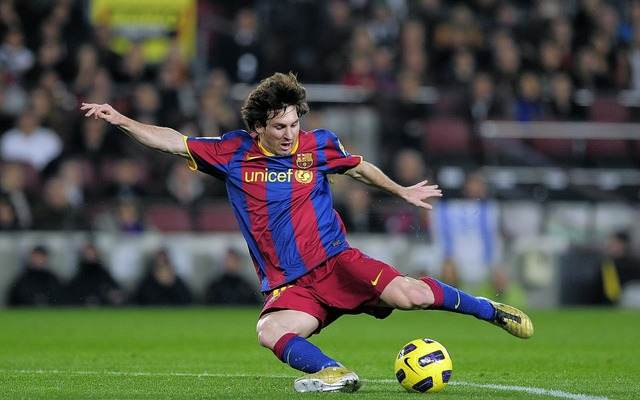
#> input picture images/messi5.jpg, 640 x 400 px
$ jupyter execute Geometric_Transformations_of_Images.ipynb
#> lines starting #> are read from the running program, lines starting #| are printed output that depends on the picture
Import libraries

[cell 1]
import numpy as np
import cv2 as cv
from matplotlib import pyplot as plt

Translation

[cell 2]
img = cv.imread('../images/messi5.jpg', cv.IMREAD_GRAYSCALE)
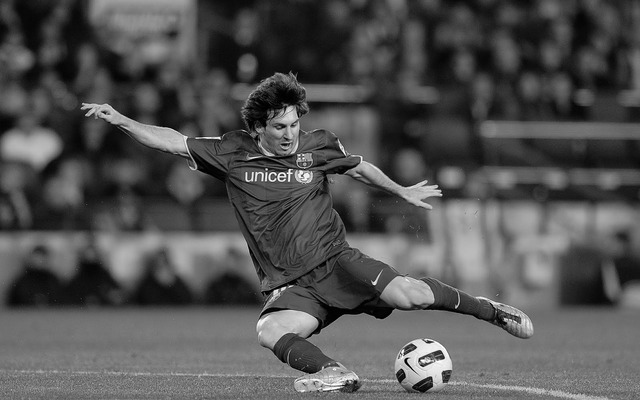
#> img: shape (400, 640); min 0, max 255, mean 82.3
assert img is not None, "file could not be read, check with os.path.exists()"
rows,cols = img.shape
#> rows = 400; cols = 640
M = np.float32([[1,0,100],[0,1,50]])
dst = cv.warpAffine(img,M,(cols,rows))
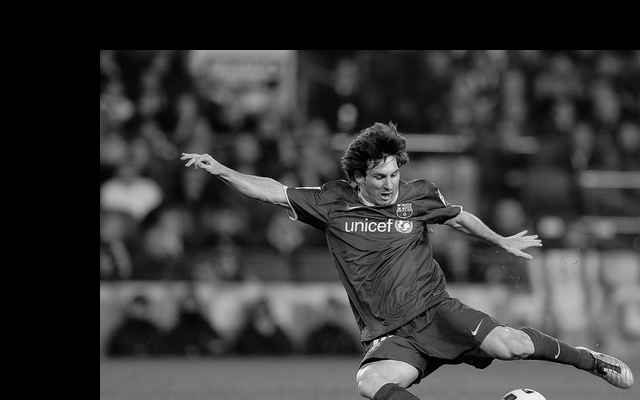
#> dst: shape (400, 640); min 0, max 255, mean 56.9
plt.subplot(121),plt.axis('off'),plt.imshow(cv.cvtColor(img, cv.COLOR_BGR2RGB)),plt.title('original')
plt.subplot(122),plt.axis('off'),plt.imshow(cv.cvtColor(dst, cv.COLOR_BGR2RGB)),plt.title('translated')
plt.show()
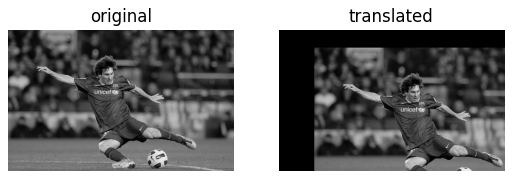
#> figure drawn by matplotlib, 2 panels

Rotation

[cell 3]
img = cv.imread('../images/messi5.jpg', cv.IMREAD_GRAYSCALE)
assert img is not None, "file could not be read, check with os.path.exists()"
rows,cols = img.shape
# cols-1 and rows-1 are the coordinate limits.
M = cv.getRotationMatrix2D(((cols-1)/2.0,(rows-1)/2.0),90,1)
dst = cv.warpAffine(img,M,(cols,rows))
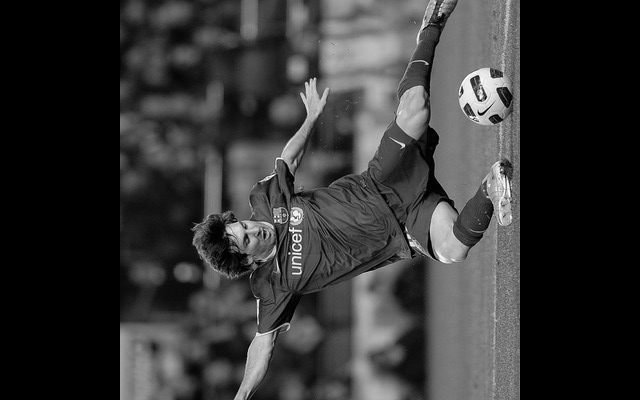
#> dst: shape (400, 640); min 0, max 255, mean 53
plt.subplot(121),plt.axis('off'),plt.imshow(cv.cvtColor(img, cv.COLOR_BGR2RGB)),plt.title('original')
plt.subplot(122),plt.axis('off'),plt.imshow(cv.cvtColor(dst, cv.COLOR_BGR2RGB)),plt.title('rotated')
plt.show()
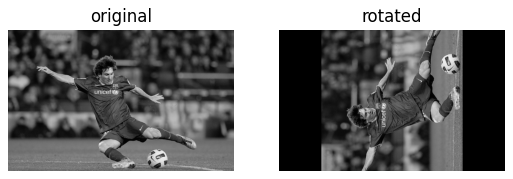
#> figure drawn by matplotlib, 2 panels

Affine Transformation

[cell 4]
img = cv.imread('../images/drawing.jpg')
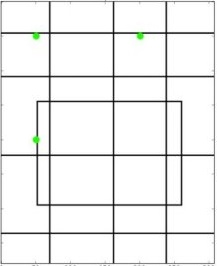
#> input picture images/drawing.jpg, 217 x 266 px
#> img is the input picture: shape (266, 217, 3); mean B, G, R 238.8, 239.3, 238.9
assert img is not None, "file could not be read, check with os.path.exists()"
rows,cols,ch = img.shape
#> rows = 266; cols = 217; ch = 3
pts1 = np.float32([[50,50],[200,50],[50,200]])
pts2 = np.float32([[100,100],[200,50],[100,150]])
M = cv.getAffineTransform(pts1,pts2)
dst = cv.warpAffine(img,M,(cols,rows))
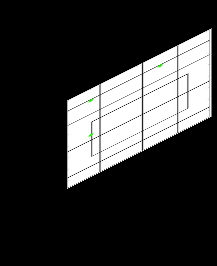
#> dst: shape (266, 217, 3); mean B, G, R 52.8, 52.9, 52.9
plt.subplot(121),plt.axis("off"),plt.imshow(img),plt.title('Input')
plt.subplot(122),plt.axis('off'),plt.imshow(dst),plt.title('Output')
plt.show()
#> figure, not shown here; B, G, R data is drawn as R, G, B

Perspective Transformation

[cell 5]
img = cv.imread('../images/sudoku.png')
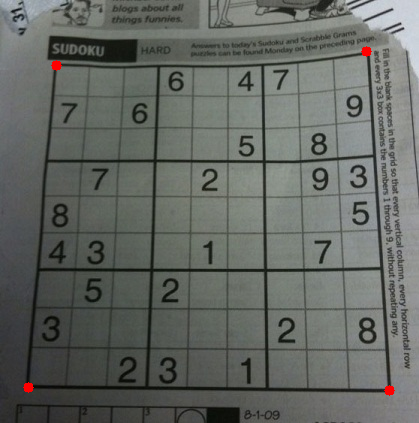
#> input picture images/sudoku.png, 419 x 423 px
#> img is the input picture: shape (423, 419, 3); mean B, G, R 98.8, 103.5, 99.7
assert img is not None, "file could not be read, check with os.path.exists()"
rows,cols,ch = img.shape
#> rows = 423; cols = 419
pts1 = np.float32([[56,65],[366,51],[28,387],[389,390]])
pts2 = np.float32([[0,0],[300,0],[0,300],[300,300]])
M = cv.getPerspectiveTransform(pts1,pts2)
dst = cv.warpPerspective(img,M,(300,300))
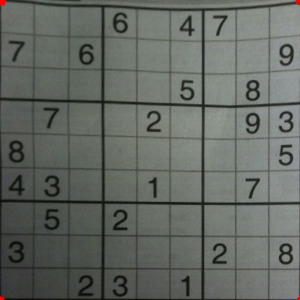
#> dst: shape (300, 300, 3); mean B, G, R 98.5, 104.7, 99.5
plt.subplot(121),plt.axis("off"),plt.imshow(cv.cvtColor(img, cv.COLOR_BGR2RGB)),plt.title('Input')
plt.subplot(122),plt.axis('off'),plt.imshow(cv.cvtColor(dst, cv.COLOR_BGR2RGB)),plt.title('Output')
plt.show()
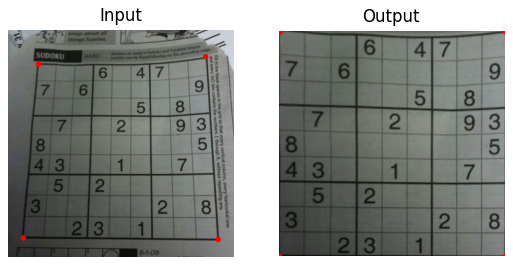
#> figure drawn by matplotlib, 2 panels
